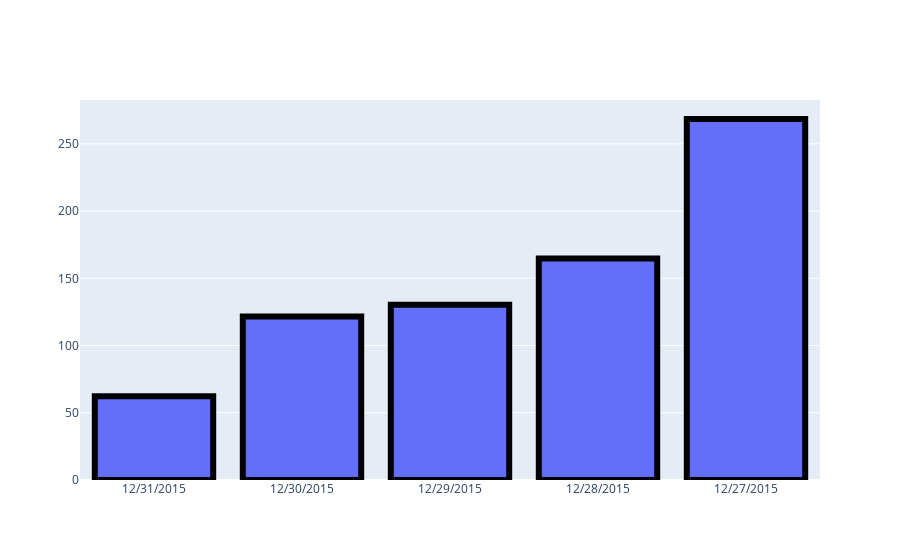

This figure's notebook cell:
### Code cell
fig = go.Figure(data=go.Bar(x=weather["Date"].head(), y=weather["Wind Direction AVG"].head()))
fig.data[0].marker.line.width = 6
fig.data[0].marker.line.color = "black"
fig.show()

### Figure 1 — Plotly figure (JSON) as saved in the notebook; plotly's stock layout.template omitted (floating-point values rounded to 4 significant figures)
{"data": [{"marker": {"line": {"color": "black", "width": 6}}, "type": "bar", "x": ["12/31/2015", "12/30/2015", "12/29/2015", "12/28/2015", "12/27/2015"], "y": [62.33, 121.5, 130.3, 164.7, 268.5]}], "layout": {"autosize": true, "xaxis": {"autorange": true, "range": [-0.5, 4.5], "type": "category"}, "yaxis": {"autorange": true, "range": [0, 282.6], "type": "linear"}}}
